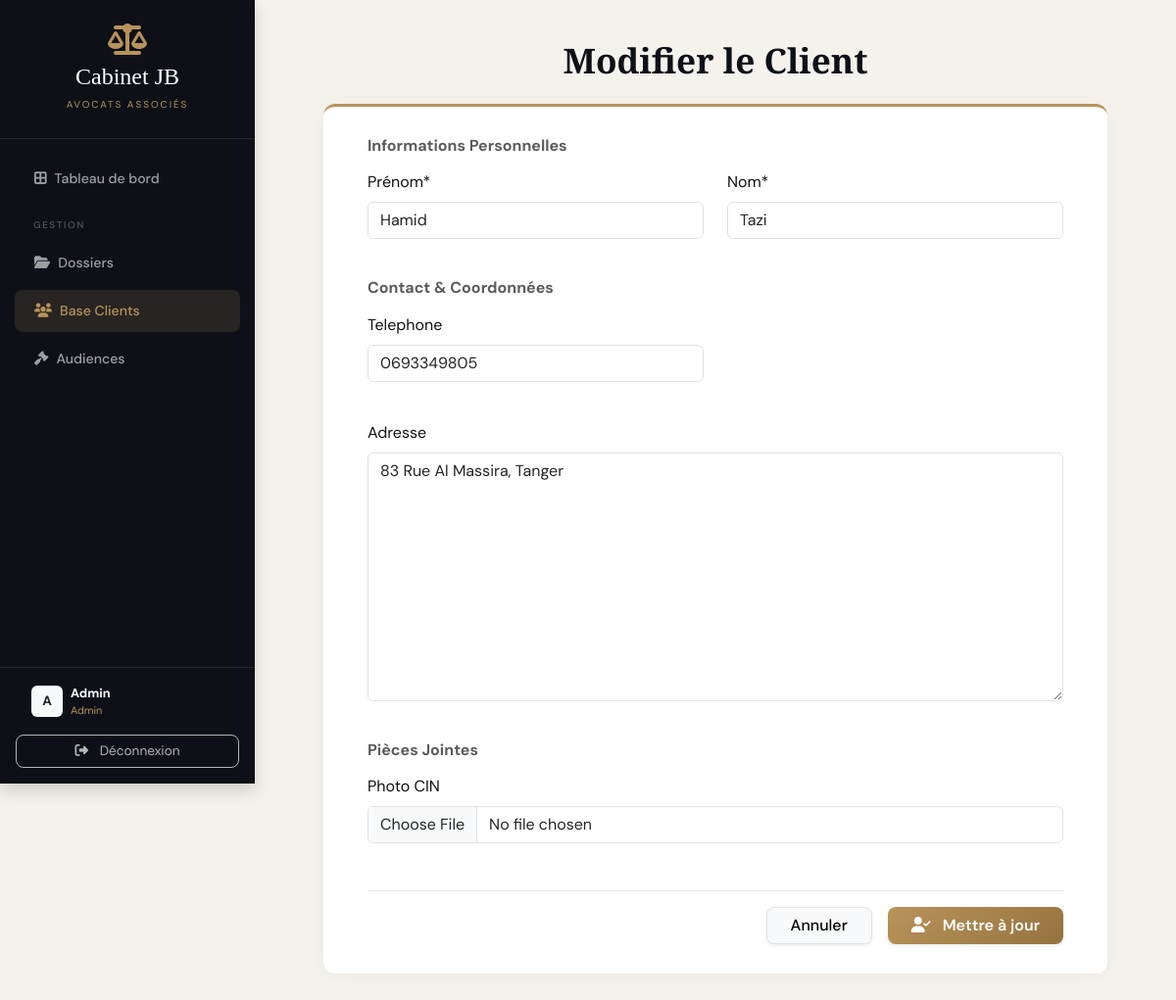
The page /client/2/modifier/ (signed in) on the database its author committed.
### comptes/models.py (models this page shows, shortened)
class CustomUser(AbstractUser):
    ROLE_CHOICES = (
        ('Avocat', 'Avocat'),
        ('Secretaire', 'Secrétaire'),
    )
    role = models.CharField(max_length=20, choices=ROLE_CHOICES, default='Avocat')

### dossiers/models.py (models this page shows, shortened)
class Client(models.Model):
    nom = models.CharField(max_length=100, verbose_name="Nom")
    prenom = models.CharField(max_length=100, verbose_name="Prénom")
    telephone = models.CharField(max_length=20, blank=True)
    adresse = models.TextField(blank=True)
    photo_cin = models.ImageField(upload_to='clients/cin/', null=True, blank=True, verbose_name="Photo CIN")
    date_ajout = models.DateTimeField(auto_now_add=True)

### dossiers/views.py (the view, shortened to what this page needs)
# urls.py: path('client/<int:pk>/modifier/', ClientUpdateView.as_view(), name='client_update'),
class ClientUpdateView(LoginRequiredMixin, UpdateView):
    model = Client
    form_class = ClientForm
    template_name = 'dossiers/client_form.html'
    def get_context_data(self, **kwargs):
        context = super().get_context_data(**kwargs)
        context['is_update'] = True
        return context

### dossiers/forms.py
class ClientForm(forms.ModelForm):
    class Meta:
        model = Client
        fields = ['prenom', 'nom', 'telephone', 'adresse', 'photo_cin']

### dossiers/templates/dossiers/client_form.html (shortened to what this page needs)
{% extends 'base/base.html' %}
{% load crispy_forms_tags %}
{% block content %}
<div class="container-fluid p-0 fade-up" style="animation: fadeIn 0.5s ease; padding-top: 15px; padding-bottom: 40px;">
    <div class="mb-4 text-center">
        <h2 class="brand-font fw-bold mb-1" style="color: var(--ink); font-size: 2.2rem;">
            {% if is_update %}Modifier le Client{% else %}Ajouter un Client{% endif %}
        </h2>
    </div>
    <div class="form-luxe">
        <form method="POST" enctype="multipart/form-data">
            <h6 class="mb-3 fw-bold text-muted">Informations Personnelles</h6>
            <div class="row mb-2">
                <div class="col-md-6 mb-3">{{ form.prenom|as_crispy_field }}</div>
                <div class="col-md-6 mb-3">{{ form.nom|as_crispy_field }}</div>
            </div>
            <h6 class="mb-3 fw-bold text-muted mt-2">Contact & Coordonnées</h6>
            <div class="row mb-2">
                <div class="col-md-6 mb-3">{{ form.telephone|as_crispy_field }}</div>
            </div>
            <div class="row mb-2">
                <div class="col-12 mb-3">{{ form.adresse|as_crispy_field }}</div>
            </div>
            <h6 class="mb-3 fw-bold text-muted mt-2">Pièces Jointes</h6>
            <div class="row mb-1">
                <div class="col-12 mb-2">{{ form.photo_cin|as_crispy_field }}</div>
            </div>
            <div class="d-flex justify-content-end gap-3 mt-4 pt-3 border-top" style="border-color: #ede9e1 !important;">
                <a href="{% url 'client_list' %}" class="btn btn-light border px-4 shadow-sm" style="border-radius: 8px; font-weight: 500;">Annuler</a>
                <button type="submit" class="btn btn-submit-luxe px-4 shadow-sm" style="border-radius: 8px;">
                    <i class="fa-solid fa-user-check me-2"></i>
                    {% if is_update %}Mettre à jour{% else %}Enregistrer{% endif %}
                </button>
            </div>
        </form>
    </div>
</div>
{% endblock %}

### templates/base/base.html (shortened to what this page needs)
<!DOCTYPE html>
<html lang="fr">
<head>
    <link href="https://cdn.jsdelivr.net/npm/bootstrap@5.3.0/dist/css/bootstrap.min.css" rel="stylesheet">
    <link rel="stylesheet" href="https://cdnjs.cloudflare.com/ajax/libs/font-awesome/6.4.0/css/all.min.css">
</head>
<body>
    <div class="sidebar shadow">
        <div class="text-center py-4 border-bottom border-light border-opacity-10">
            <i class="fa-solid fa-scale-balanced fa-2x mb-2" style="color: var(--gold);"></i>
            <h4 class="brand-font mb-0 text-white">Cabinet JB</h4>
            <small style="color: var(--gold); font-size: 0.62rem; letter-spacing: 2px;" class="text-uppercase">Avocats Associés</small>
        </div>
        <div class="d-flex flex-column mt-3 flex-grow-1" style="overflow-y: auto;">
            <a href="{% url 'dashboard' %}" class="{% if request.resolver_match.url_name == 'dashboard' %}active{% endif %}">
                <i class="fa-solid fa-border-all me-2" style="font-size:0.9rem;"></i> Tableau de bord
            </a>
            {% if user.is_authenticated and user.is_staff %}
            <div class="nav-section-label">Gestion</div>
            <a href="{% url 'dossier_list' %}" class="{% if 'dossier' in request.resolver_match.url_name %}active{% endif %}">
                <i class="fa-solid fa-folder-open me-2" style="font-size:0.9rem;"></i> Dossiers
            </a>
            <a href="{% url 'client_list' %}" class="{% if 'client' in request.resolver_match.url_name %}active{% endif %}">
                <i class="fa-solid fa-users me-2" style="font-size:0.9rem;"></i> Base Clients
            </a>
            <a href="{% url 'audience_list' %}" class="{% if 'audience' in request.resolver_match.url_name %}active{% endif %}">
                <i class="fa-solid fa-gavel me-2" style="font-size:0.9rem;"></i> Audiences
            </a>
            {% endif %}
        </div>
        <div class="p-3 border-top border-light border-opacity-10">
            {% if user.is_authenticated %}
                <div class="d-flex align-items-center px-3 mb-3">
                    <div class="rounded bg-light text-dark d-flex align-items-center justify-content-center fw-bold me-2" style="width:32px;height:32px;font-size:0.85rem;">
                        {{ user.username|first|upper }}
                    </div>
                    <div style="font-size: 0.8rem;">
                        <div class="fw-bold text-white">{{ user.username|title }}</div>
                        <div style="color:var(--gold);font-size:0.68rem;">{% if user.is_superuser %}Admin{% else %}Secrétaire{% endif %}</div>
                    </div>
                </div>
                <form action="{% url 'logout' %}" method="post">
                    <button type="submit" class="btn btn-outline-light w-100 btn-logout">
                        <i class="fa-solid fa-right-from-bracket me-2"></i> Déconnexion
                    </button>
                </form>
            {% endif %}
        </div>
    </div>
    <div class="main-content">
        {% block content %}{% endblock %}
    </div>
</body>
</html>

### templates/base/base.html (style rules this page uses)
:root { --ink: #0d1117; --cream: #f5f2ec; --gold: #b8935a; }
body { font-family: 'DM Sans', sans-serif; background-color: var(--cream); color: var(--ink); min-height: 100vh; display: flex; margin: 0; }
h1, h2, h3, h4, h5, .brand-font { font-family: 'Cormorant Garamond', serif; }
.sidebar { width: 260px; background-color: var(--ink); color: white; position: fixed; height: 100vh; display: flex; flex-direction: column; z-index: 100; }
.sidebar a { color: rgba(255,255,255,0.6); text-decoration: none; padding: 11px 20px; margin: 3px 15px; border-radius: 8px; transition: 0.3s; font-weight: 500; font-size: 0.88rem; display: flex; align-items: center; }
.sidebar a:hover, .sidebar a.active { background-color: rgba(184,147,90,0.15); color: var(--gold); }
.sidebar .nav-section-label { font-size: 0.62rem; text-transform: uppercase; letter-spacing: 1.5px; color: rgba(255,255,255,0.25); padding: 16px 34px 6px; font-weight: 600; }
.main-content { margin-left: 260px; flex: 1; padding: 40px; }
.btn-logout { border-radius: 8px; opacity: 0.7; font-size: 0.85rem; transition: all 0.3s ease; }

### dossiers/templates/dossiers/client_form.html (style rules this page uses)
.form-luxe { background: #ffffff; border-radius: 12px; box-shadow: 0 4px 25px rgba(0,0,0,0.04); padding: 30px 45px; max-width: 800px; margin: 0 auto; border-top: 3px solid var(--gold); }
.btn-submit-luxe { background: linear-gradient(135deg, #b8935a 0%, #96733f 100%); color: #ffffff !important; border: none; font-weight: 600; transition: all 0.3s ease; box-shadow: 0 3px 10px rgba(184, 147, 90, 0.2); }

### rows shown on the page
CustomUser: username|first "A", username "Admin"
Client: prenom "Hamid", nom "Tazi", telephone "0693349805", adresse "83 Rue Al Massira, Tanger"
